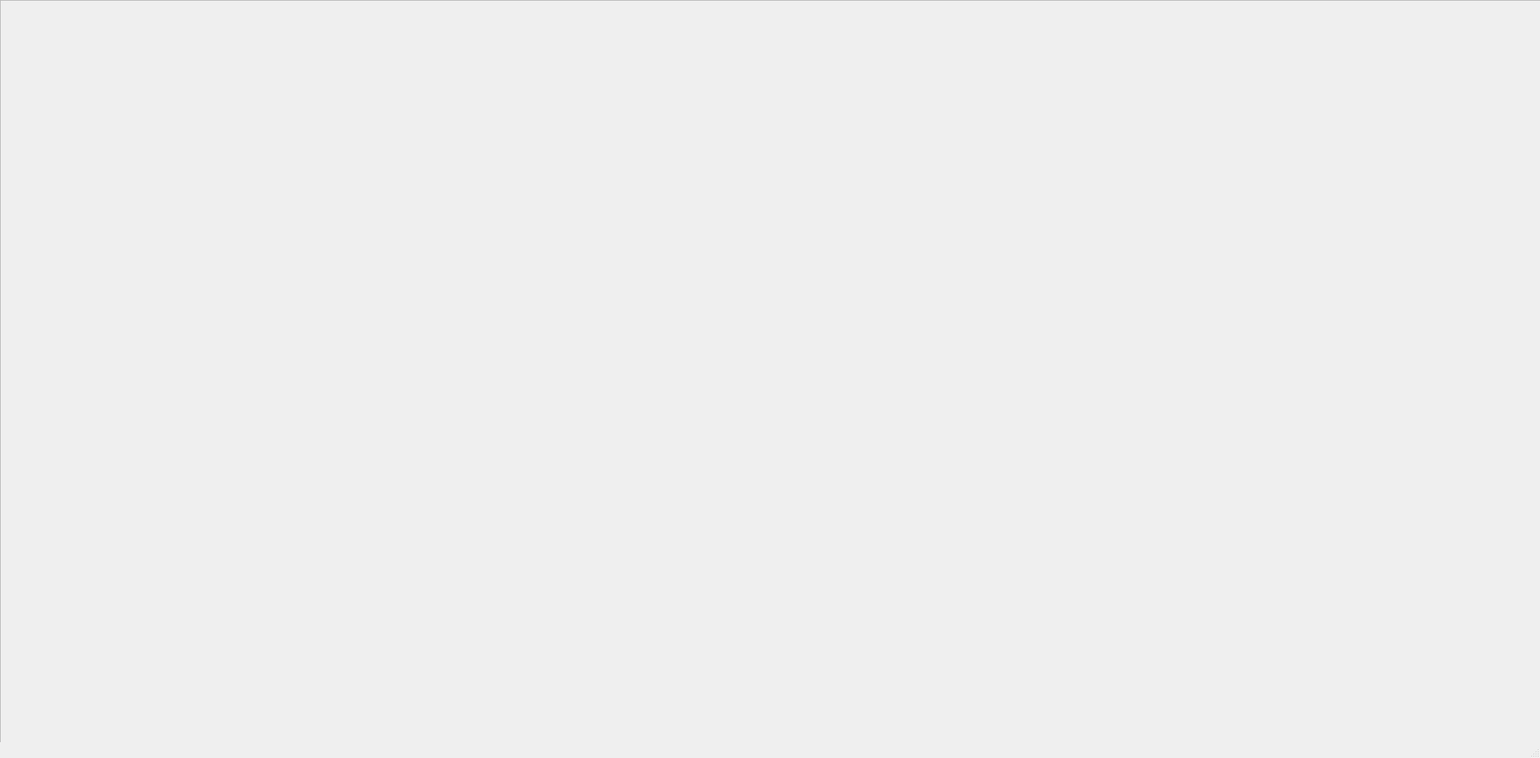
<?xml version="1.0" encoding="UTF-8"?>
<ui version="4.0">
 <class>Steps_Window</class>
 <widget class="QMainWindow" name="Steps_Window">
  <property name="geometry">
   <rect>
    <x>0</x>
    <y>0</y>
    <width>2139</width>
    <height>1053</height>
   </rect>
  </property>
  <property name="windowTitle">
   <string>MainWindow</string>
  </property>
  <widget class="QWidget" name="centralwidget">
   <widget class="QScrollArea" name="scrollArea">
    <property name="geometry">
     <rect>
      <x>0</x>
      <y>0</y>
      <width>3000</width>
      <height>3000</height>
     </rect>
    </property>
    <property name="minimumSize">
     <size>
      <width>200</width>
      <height>200</height>
     </size>
    </property>
    <property name="styleSheet">
     <string notr="true">color: rgb(252, 203, 255)</string>
    </property>
    <property name="widgetResizable">
     <bool>true</bool>
    </property>
    <widget class="QWidget" name="scrollAreaWidgetContents">
     <property name="geometry">
      <rect>
       <x>0</x>
       <y>0</y>
       <width>2998</width>
       <height>2998</height>
      </rect>
     </property>
    </widget>
   </widget>
  </widget>
  <widget class="QStatusBar" name="statusbar"/>
 </widget>
 <resources/>
 <connections/>
</ui>
